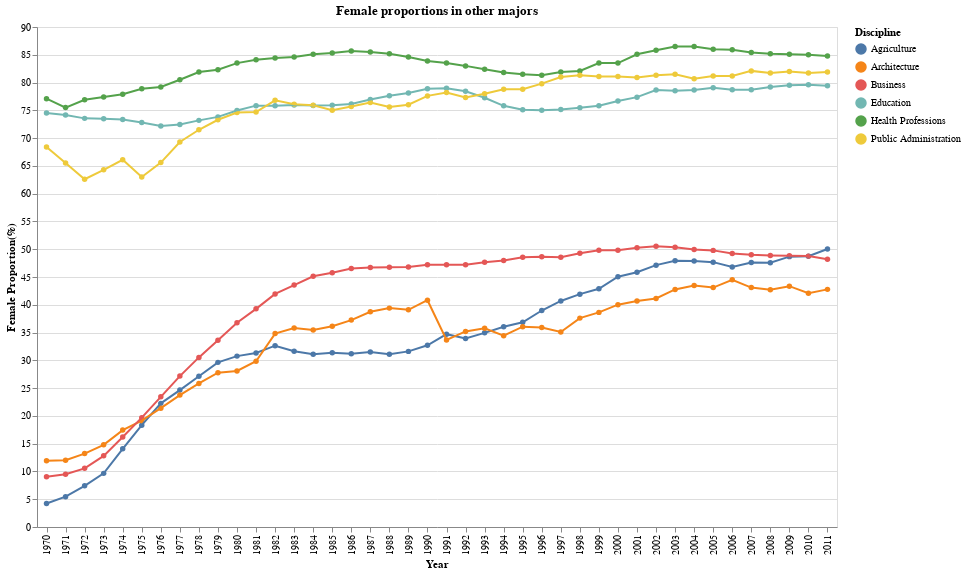

The notebook cell this image was saved under:
### Markdown cell above
## Others

### Code cell
#collapse-hide

other = tidy_data[tidy_data.Type == "Others"]

selection = alt.selection_multi(encodings=["color"], bind='legend')

point = alt.Chart(data=other).mark_point(filled=True).encode(
    alt.X("Year", type="nominal"),
    alt.Y("Female proportion", title="Female Proportion(%)"),
    color="Discipline",
    tooltip=["Discipline", "Year", "Female proportion"],
).properties(
    width=800,
    height=500,
    title="Female proportions in other majors"
)

line = point.mark_line()
chart = point + line

chart.encode(
    opacity=alt.condition(selection, alt.value(1), alt.value(0.1)),
).add_selection(
    selection
)

### Figure 1 — Vega-Lite specification as saved in the notebook (floating-point values rounded to 4 significant figures; data arrays with more than 128 entries replaced by an {"elided": "..."} marker saying what was removed)
{"config": {"view": {"continuousWidth": 400, "continuousHeight": 300}}, "layer": [{"mark": {"type": "point", "filled": true}, "encoding": {"color": {"type": "nominal", "field": "Discipline"}, "tooltip": [{"type": "nominal", "field": "Discipline"}, {"type": "quantitative", "field": "Year"}, {"type": "quantitative", "field": "Female proportion"}], "x": {"type": "nominal", "field": "Year"}, "y": {"type": "quantitative", "field": "Female proportion", "title": "Female Proportion(%)"}}, "height": 500, "selection": {"selector006": {"type": "multi", "encodings": ["color"], "bind": "legend"}}, "title": "Female proportions in other majors", "width": 800}, {"mark": "line", "encoding": {"color": {"type": "nominal", "field": "Discipline"}, "tooltip": [{"type": "nominal", "field": "Discipline"}, {"type": "quantitative", "field": "Year"}, {"type": "quantitative", "field": "Female proportion"}], "x": {"type": "nominal", "field": "Year"}, "y": {"type": "quantitative", "field": "Female proportion", "title": "Female Proportion(%)"}}, "height": 500, "title": "Female proportions in other majors", "width": 800}], "data": {"name": "data-b4178a0201f2054a563cc64c3e7b0568"}, "encoding": {"opacity": {"condition": {"value": 1, "selection": "selector006"}, "value": 0.1}}, "$schema": "https://vega.github.io/schema/vega-lite/v4.8.1.json", "datasets": {"data-b4178a0201f2054a563cc64c3e7b0568": {"elided": "252 records"}}}
